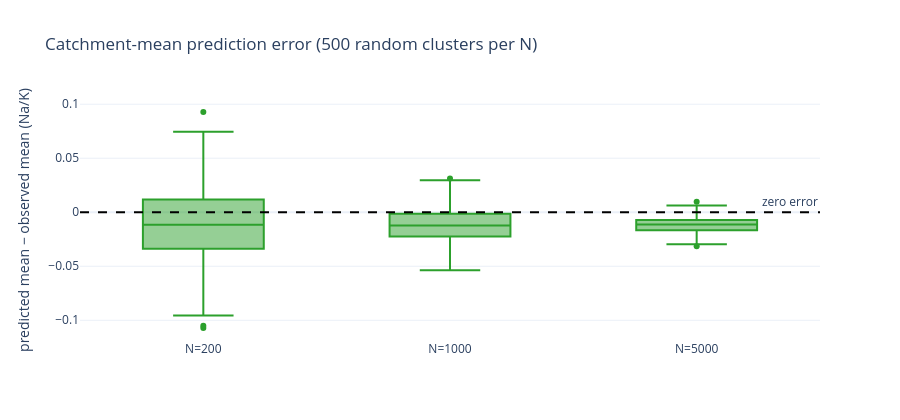

The notebook cell this image was saved under:
### Markdown cell above
## Figure 4 — Catchment-mean error vs sample size

Random clusters of size N drawn (with replacement) from the holdout; we plot the
distribution of `predicted_mean − observed_mean` across 500 cluster draws per N.
At N≈1000 (a typical small-county scale) the 95% interval is well under ±0.05
Na/K units — about 4% of the overall mean.

### Code cell
sizes = sorted(clust['N'].unique())
fig4 = go.Figure()
for N in sizes:
    e = clust[clust['N']==N]['error']
    fig4.add_trace(go.Box(y=e, name=f'N={N}', boxpoints='outliers',
                          marker_color='#2ca02c'))
fig4.add_hline(y=0, line=dict(color='black', dash='dash'), annotation_text='zero error')
fig4.update_layout(title='Catchment-mean prediction error (500 random clusters per N)',
                   yaxis_title='predicted mean − observed mean (Na/K)',
                   height=420, showlegend=False)
fig4.show()

print('Summary (catchment error):')
print(clust.groupby('N')['error']
      .agg(mean='mean', sd='std',
           ci_lo=lambda x: np.percentile(x,2.5),
           ci_hi=lambda x: np.percentile(x,97.5))
      .round(4).to_string())

### Figure 1 — Plotly figure (JSON) as saved in the notebook; plotly's stock layout.template omitted (floating-point values rounded to 4 significant figures; data arrays with more than 128 entries replaced by an {"elided": "..."} marker saying what was removed)
{"data": [{"boxpoints": "outliers", "marker": {"color": "#2ca02c"}, "name": "N=200", "type": "box", "y": {"elided": "500 float values"}}, {"boxpoints": "outliers", "marker": {"color": "#2ca02c"}, "name": "N=1000", "type": "box", "y": {"elided": "500 float values"}}, {"boxpoints": "outliers", "marker": {"color": "#2ca02c"}, "name": "N=5000", "type": "box", "y": {"elided": "500 float values"}}], "layout": {"annotations": [{"showarrow": false, "text": "zero error", "x": 1, "xanchor": "right", "xref": "x domain", "y": 0, "yanchor": "bottom", "yref": "y"}], "height": 420, "shapes": [{"line": {"color": "black", "dash": "dash"}, "type": "line", "x0": 0, "x1": 1, "xref": "x domain", "y0": 0, "y1": 0, "yref": "y"}], "showlegend": false, "title": {"text": "Catchment-mean prediction error (500 random clusters per N)"}, "yaxis": {"title": {"text": "predicted mean − observed mean (Na/K)"}}}}
